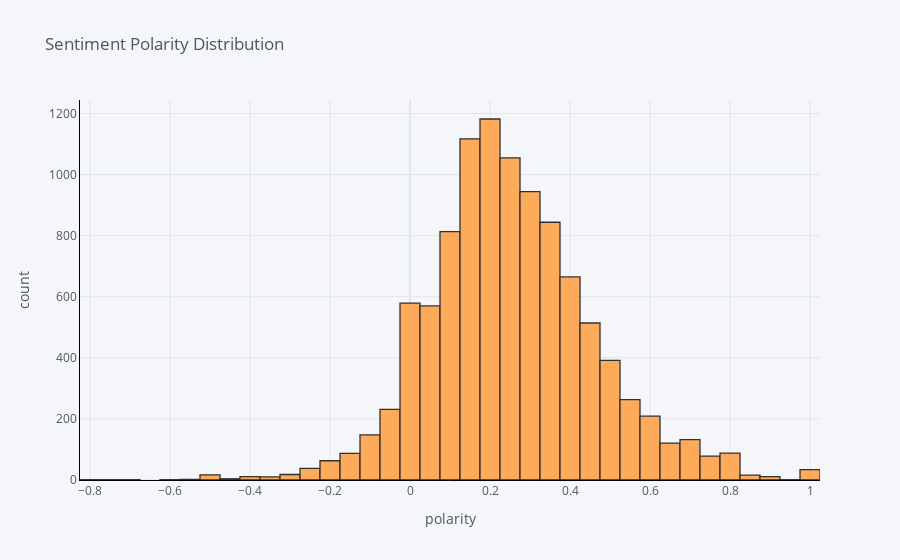

The code cell stored with this chart in its notebook:
### Markdown cell above
Sentiment polarity distribution

### Code cell
process_reviews['polarity'].iplot(
    kind='hist',
    bins=50,
    xTitle='polarity',
    linecolor='black',
    yTitle='count',
    title='Sentiment Polarity Distribution')

### Figure 1 — Plotly figure (JSON) as saved in the notebook; plotly's stock layout.template omitted (floating-point values rounded to 4 significant figures; data arrays with more than 128 entries replaced by an {"elided": "..."} marker saying what was removed)
{"data": [{"opacity": 0.8, "name": "polarity", "histnorm": "", "nbinsx": 50, "histfunc": "count", "marker": {"color": "rgba(255, 153, 51, 1.0)", "line": {"color": "#000000", "width": 1.3}}, "x": {"elided": "10261 float values"}, "type": "histogram", "orientation": "v"}], "layout": {"xaxis": {"tickfont": {"color": "#4D5663"}, "title": {"text": "polarity", "font": {"color": "#4D5663"}}, "showgrid": true, "zerolinecolor": "#E1E5ED", "gridcolor": "#E1E5ED", "linecolor": "black"}, "title": {"text": "Sentiment Polarity Distribution", "font": {"color": "#4D5663"}}, "paper_bgcolor": "#F5F6F9", "plot_bgcolor": "#F5F6F9", "yaxis": {"tickfont": {"color": "#4D5663"}, "title": {"text": "count", "font": {"color": "#4D5663"}}, "showgrid": true, "zerolinecolor": "#E1E5ED", "gridcolor": "#E1E5ED", "linecolor": "black"}, "barmode": "overlay", "legend": {"bgcolor": "#F5F6F9", "font": {"color": "#4D5663"}}}}
